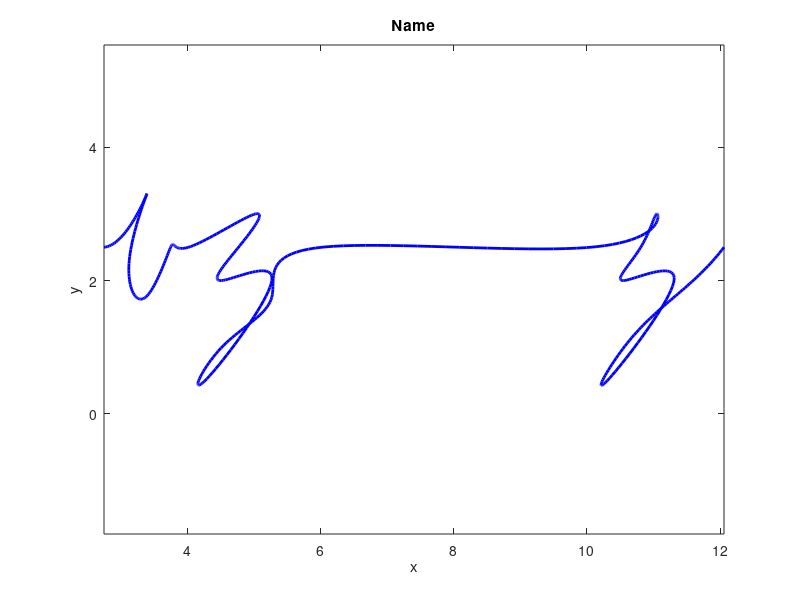

MATLAB code for this plot:
function plotWords()

% Define a comtainer map to store letters and their instructions 
letterMap = containers.Map();

% Define instructions for each letter in your name 
% You can define the instructions as a series of (x,y) coordinates 
letterMap('b') = [0.5 2.5; 1.125 3.25; 1.75 4.25; 1.625 5.25; 1.25 2.5; 1.75 3.25; 2 2; 1.375 1.5; 1.125 2; 2.75 2.5];
letterMap('i') = [2.75 2.5; 3.25 3; 3.375 3.25; 3.125 2.25; 3.375 1.75; 
    3.75 2.5];   
letterMap('z') = [0.25 2.5; 1.25 3; 1 2.5; 0.75 2; 1.5 2; 0.5 0.5; 0.75 1;
    1.5 1.75; 2.25 2.5];

% Name 
Name = 'izz';

currentPosition = [0 0]; 
spacing = 0.02;
allInstructions = [];

% Loop through the letters in your name and draw 
for i = 1:length(Name)
    letter = (Name(i)); 
    if isKey(letterMap, letter)
        instructions = letterMap(letter);
        instructions = instructions + currentPosition;
        currentPosition = [currentPosition(1) + max(instructions(:,1)) + spacing, currentPosition(2)];
        allInstructions = [allInstructions; instructions];
    else 
        fprintf('Letter "%s" is not defined.\n', letter);
    end
end 

t = linspace(1, length(allInstructions), 500); 
interpolatedX = spline(1:length(allInstructions), allInstructions(:,1),t);
interpolatedY = spline(1:length(allInstructions), allInstructions(:,2),t);

plot(interpolatedX, interpolatedY,'b', 'LineWidth', 2);

axis equal;
title('Name');
xlabel('x');
ylabel('y');
end 


